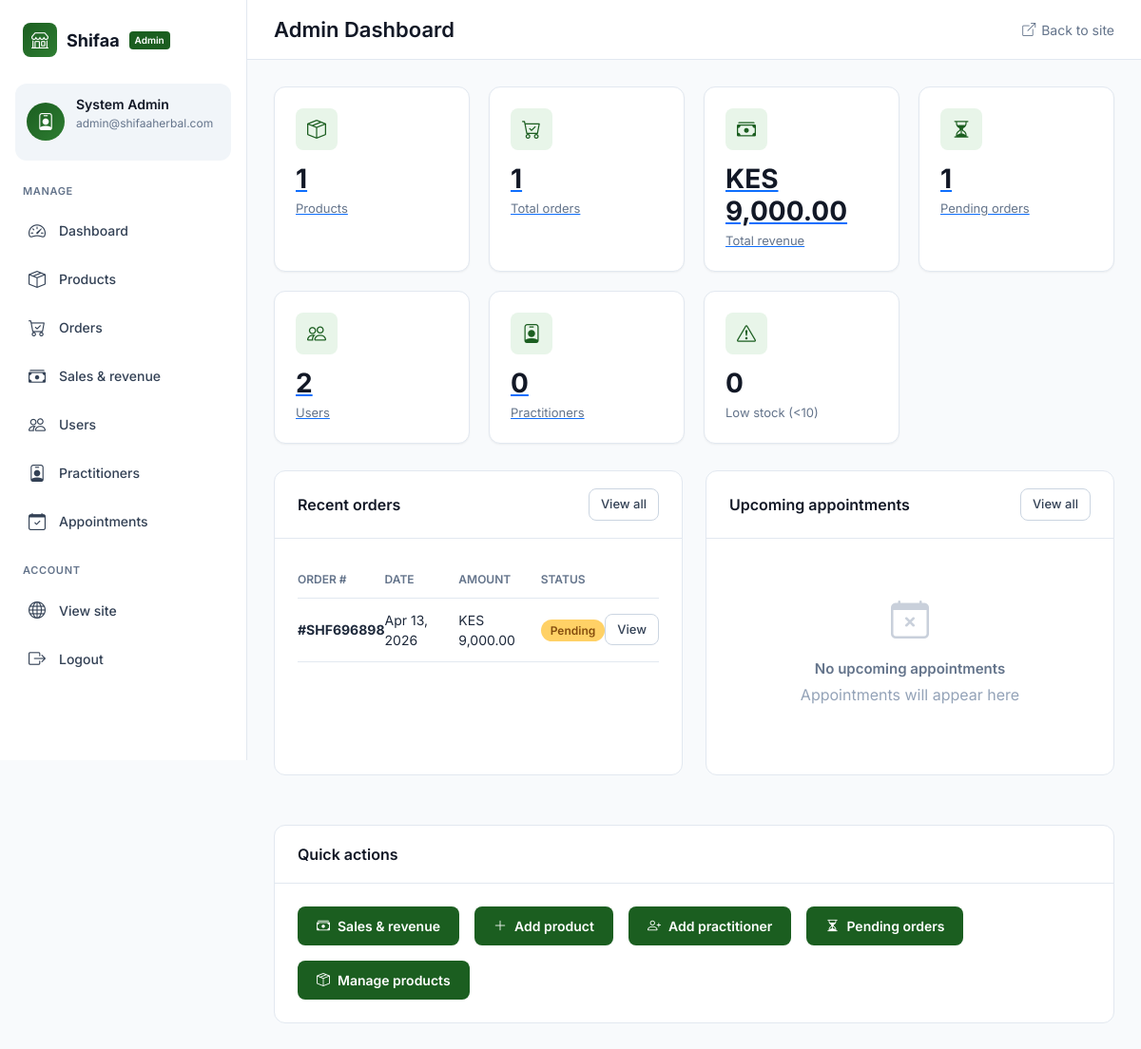
The app's page /admin-dashboard (signed in), older data.
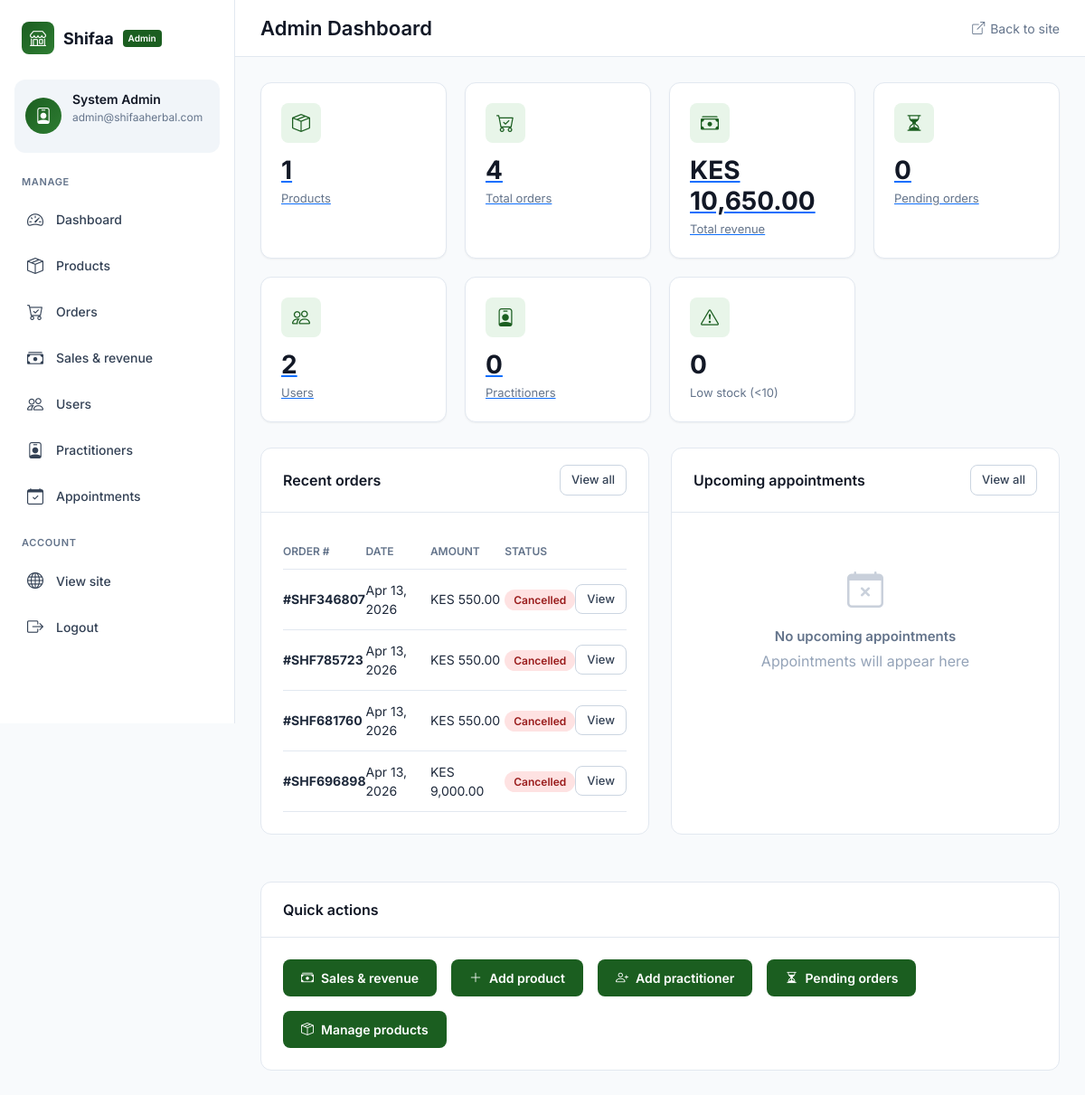
The same page, newer data.
### models.py (models this page shows, shortened)
class Order(db.Model):
    __tablename__ = 'order'
    id = db.Column(db.Integer, primary_key=True)
    order_number = db.Column(db.String(50), unique=True, nullable=False, index=True)  # Added index
    user_id = db.Column(db.Integer, db.ForeignKey('user.id'), nullable=False, index=True)  # Added index
    total_amount = db.Column(db.Numeric(10, 2), nullable=False)
    status = db.Column(db.String(50), default='pending', index=True)  # Added index
    shipping_address = db.Column(db.Text, nullable=False)
    delivery_option = db.Column(db.String(50), default='standard')
    payment_method = db.Column(db.String(50), default='mpesa')
    payment_status = db.Column(db.String(50), default='pending', index=True)  # Added index
    notes = db.Column(db.Text)
    created_at = db.Column(db.DateTime, default=datetime.utcnow, index=True)  # Added index
    updated_at = db.Column(db.DateTime, default=datetime.utcnow, onupdate=datetime.utcnow)
    items = db.relationship('OrderItem', backref='order', lazy='dynamic', cascade='all, delete-orphan')
    __table_args__ = (
        db.Index('idx_order_user_status', 'user_id', 'status'),
        db.Index('idx_order_created_status', 'created_at', 'status'),
    )

### app.py (the view)
    @app.route("/admin-dashboard")
    @login_required
    @admin_required
    def admin_dashboard():
        from models import Order, Product, Appointment, Practitioner
        product_count = Product.query.count()
        order_count = Order.query.count()
        user_count = User.query.count()
        practitioner_count = Practitioner.query.count()
        pending_orders = Order.query.filter_by(status="pending").count()
        total_revenue = db.session.query(db.func.coalesce(db.func.sum(Order.total_amount), 0)).scalar() or 0
        recent_orders = Order.query.order_by(Order.created_at.desc()).limit(5).all()
        upcoming_appointments = Appointment.query.filter(
            Appointment.appointment_date >= datetime.utcnow(),
            Appointment.status == "scheduled"
        ).order_by(Appointment.appointment_date).limit(5).all()
        low_stock = Product.query.filter(Product.stock > 0, Product.stock < 10).count()
        return render_template(
            "admin/dashboard.html",
            product_count=product_count,
            order_count=order_count,
            user_count=user_count,
            practitioner_count=practitioner_count,
            pending_orders=pending_orders,
            recent_orders=recent_orders,
            upcoming_appointments=upcoming_appointments,
            low_stock=low_stock,
            total_revenue=total_revenue,
        )

### templates/admin/dashboard.html (shortened to what the changed rows need)
{% extends "admin/base.html" %}
{% block page_title %}Admin Dashboard{% endblock %}
{% block content %}
<div class="stats-grid">
    <a href="{{ url_for('admin_orders') }}" class="stat-card">
        <div class="stat-content">
            <h3>{{ order_count }}</h3>
            <p>Total orders</p>
        </div>
    </a>
    <a href="{{ url_for('admin_sales') }}" class="stat-card">
        <div class="stat-content">
            <h3>{{ total_revenue|currency }}</h3>
            <p>Total revenue</p>
        </div>
    </a>
    <a href="{{ url_for('admin_orders') }}?status=pending" class="stat-card">
        <div class="stat-content">
            <h3>{{ pending_orders }}</h3>
            <p>Pending orders</p>
        </div>
    </a>
</div>
<div class="dashboard-grid">
    <div class="card-admin">
        <div class="card-body">
            {% if recent_orders %}
            <table class="orders-table">
                <thead>
                    <tr>
                        <th>Order #</th>
                        <th>Date</th>
                        <th>Amount</th>
                        <th>Status</th>
                        <th></th>
                    </tr>
                </thead>
                <tbody>
                    {% for order in recent_orders %}
                    <tr>
                        <td><strong>#{{ order.order_number }}</strong></td>
                        <td>{{ order.created_at.strftime('%b %d, %Y') }}</td>
                        <td>{{ order.total_amount|currency }}</td>
                        <td><span class="badge-status badge-{{ order.status }}">{{ order.status|title }}</span></td>
                        <td><a href="{{ url_for('admin_order_detail', order_id=order.id) }}" class="btn-sm-admin">View</a></td>
                    </tr>
                    {% endfor %}
                </tbody>
            </table>
            {% else %}
            <div class="empty-state">
                <i class="bi bi-cart-x"></i>
                <h4>No orders yet</h4>
                <p>Orders will appear here</p>
            </div>
            {% endif %}
        </div>
    </div>
</div>
{% endblock %}

Row changes from the older to the newer data that the page shows:
added Order: order_number "SHF346807", created_at "Apr 13, 2026", total_amount "KES 550.00", status "Cancelled"
added Order: order_number "SHF785723", created_at "Apr 13, 2026", total_amount "KES 550.00", status "Cancelled"
added Order: order_number "SHF681760", created_at "Apr 13, 2026", total_amount "KES 550.00", status "Cancelled"
changed Order "SHF696898": status "Pending" → "Cancelled"
Text that changed along with them:
{{ order_count }}: "1" → "4"
{{ total_revenue|currency }}: "KES 9,000.00" → "KES 10,650.00"
{{ pending_orders }}: "1" → "0"
